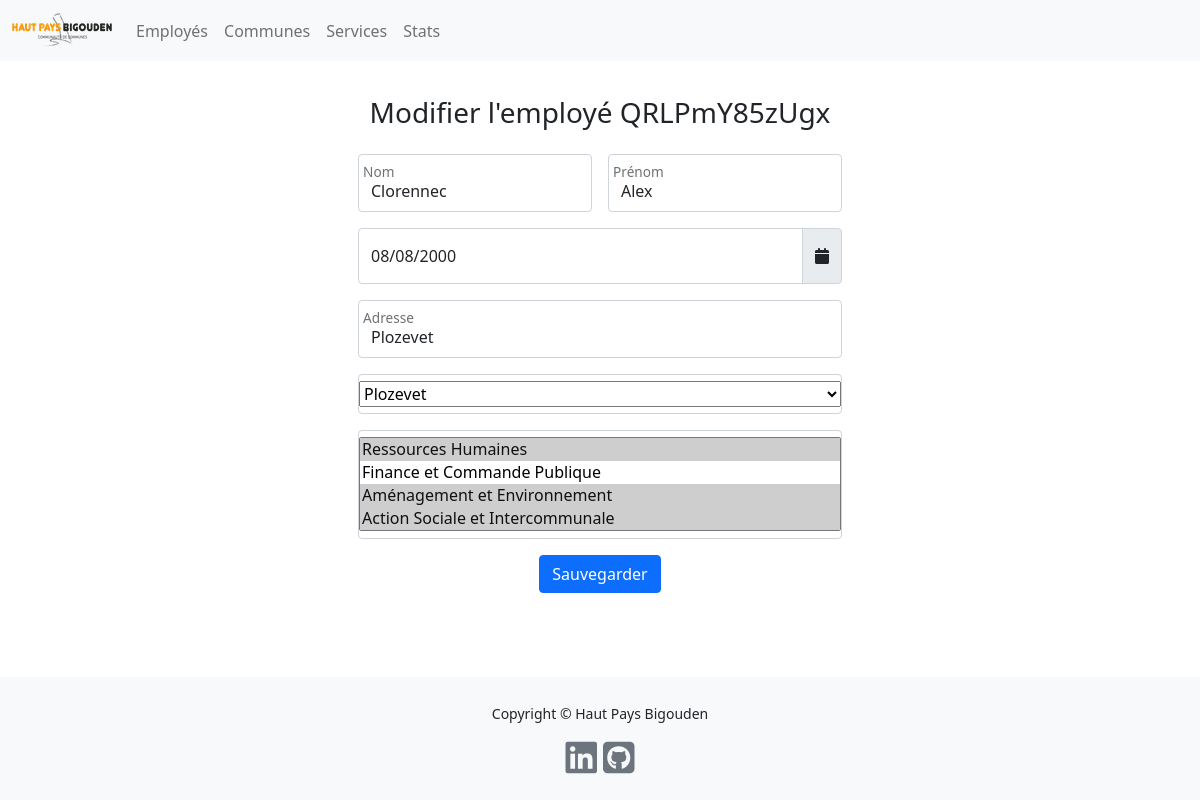
/employe/update/QRLPmY85zUgx, run on the app's committed database.
### tables this page shows
CREATE TABLE Employe (employeId VARCHAR(100) PRIMARY KEY,communeId INTEGER,nom VARCHAR(50),prenom VARCHAR(50),ddn DATE,adresse VARCHAR(100),FOREIGN KEY(communeId) REFERENCES Commune);

### routes/employe.py (the view, shortened to what this page needs)
@employe.route('/update/<id>', methods=["GET", "POST"])
def update(id):
    if request.method == 'GET':
        services = lire_all("Service")
        communes = lire_all("Commune")
        employe_to_update = lire_employe(id)
        employe_to_update += ([service_id[1] for service_id in lire_travailler_by_employeId(id)],)
        print(employe_to_update)
        return render_template("employe.form.html", employe=employe_to_update, services=services, communes=communes)

### db/src/dataBase.py (called while the page is built)
def r_requete(requete,remplacement=()):
    con = sql.connect(db)
    cur = con.cursor()
    cur.execute(requete,remplacement)
    return cur.fetchall()

### db/src/requests.py (called while the page is built)
def lire_all(table:str):
    return r_requete(f"SELECT * FROM {table}")

def lire_by_id(table:str, tag:str, id:int):
    return r_requete(f"SELECT * FROM {table} WHERE {tag}=?", (id,))[0]

def lire_list_by_id(table:str, tag:str, id:int):
    return r_requete(f"SELECT * FROM {table} WHERE {tag}=?", (id,))

def lire_employe(id): return lire_by_id("Employe", "employeId", id)

def lire_travailler_by_employeId(id): return lire_list_by_id("Travailler", "employeId", id)

### templates/employe.form.html (shortened to what this page needs)
{% extends "template.html" %}
{% block content %}
<form class="row g-3 mx-auto" method="post" style="max-width: 500px;" onsubmit="servicesPost()">
    {% if employe %}
        <div class="col-12 text-center">
            <h3>Modifier l'employé {{employe[0]}}</h3>
        </div>
        <div class="col-md-6 form-floating">
            <input type="text" class="form-control" name="nom" id="floatingInputGrid" placeholder="Michelle" value="{{ employe[2] }}" required>
            <label for="floatingInputGrid">Nom</label>
        </div>
        <div class="col-md-6 form-floating">
            <input type="text" class="form-control" name="prenom" id="floatingInputGrid" placeholder="Jean" value="{{ employe[3] }}" required>
            <label for="floatingInputGrid">Prénom</label>
        </div>
        <div class="col-md-12">
            <div class='input-group' style="height: 3.5em;" id='viewMode' data-td-target-input='nearest' data-td-target-toggle='nearest'>
                <input id='viewModeInput' name="ddn" type='text' class='form-control' data-td-target='#viewMode' value="{{ employe[4] }}"/>
                <span class='input-group-text' data-td-target='#viewMode' data-td-toggle='datetimepicker'>
                    <span class='fa-solid fa-calendar'></span>
                </span>
            </div>
        </div>
        <div class="col-md-12 form-floating">
            <input type="text" class="form-control" name="adresse" id="floatingInputGrid" placeholder="23/09/2020" value="{{ employe[5] }}" required>
            <label for="floatingInputGrid">Adresse</label>
        </div>
        <div>
            <div class="col-md-12 form-control px-0">
                <select class="selectpicker show-tick col-md-12" name="communeId" title="Choisir une commune" data-style="btn-white" data-live-search="true">
                    {% for commune in communes %}
                        {% if commune[0] == employe[1] %}
                            <option value="{{ commune[0] }}" selected>{{ commune[1] }}</option>
                        {% else %}
                            <option value="{{ commune[0] }}">{{ commune[1] }}</option>
                        {% endif %}
                    {% endfor %}
                </select>
            </div>
        </div>
        <div>
            <div class="col-md-12 form-control px-0">
                <select class="selectpicker col-md-12" id="services" title="Choisir un ou plusieurs service" data-style="btn-white" data-live-search="true" data-actions-box="true" multiple>
                    {% for service in services %}
                        {% if service[0] in employe[6] %}
                            <option value="{{ service[0] }}" selected>{{ service[1] }}</option>
                        {% else %}
                            <option value="{{ service[0] }}">{{ service[1] }}</option>
                        {% endif %}
                    {% endfor %}
                </select>
            </div>
        </div>
        <div class="col-12 text-center">
            <button class="btn btn-primary" type="submit">Sauvegarder</button>
        </div>
    {% endif %}
</form>
{% endblock %}

### data on the page
Employe: employeId "QRLPmY85zUgx", nom "Clorennec", prenom "Alex", ddn "08/08/2000", adresse "Plozevet"

### other printed values
form field communeId "Plozevet"
form field value "Ressources Humaines ☑ / Finance et Commande Publique / Aménagement et Environnement ☑ / Action Sociale et Intercommunale ☑"
